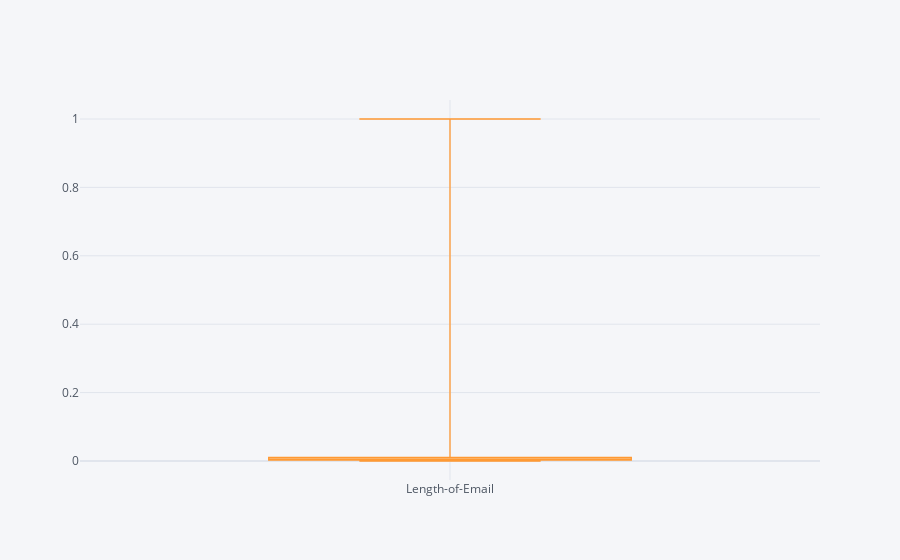

Notebook cell for this chart:
### Markdown cell above
# Lenght of email Affect the results

### Code cell
df_feature['Length-of-Email'].iplot(kind='box')

### Figure 1 — Plotly figure (JSON) as saved in the notebook; plotly's stock layout.template omitted (floating-point values rounded to 4 significant figures; data arrays with more than 128 entries replaced by an {"elided": "..."} marker saying what was removed)
{"data": [{"boxpoints": false, "line": {"width": 1.3}, "marker": {"color": "rgba(255, 153, 51, 1.0)"}, "name": "Length-of-Email", "orientation": "v", "type": "box", "y": {"elided": "4321 float values"}}], "layout": {"legend": {"bgcolor": "#F5F6F9", "font": {"color": "#4D5663"}}, "paper_bgcolor": "#F5F6F9", "plot_bgcolor": "#F5F6F9", "title": {"font": {"color": "#4D5663"}}, "xaxis": {"gridcolor": "#E1E5ED", "showgrid": true, "tickfont": {"color": "#4D5663"}, "title": {"font": {"color": "#4D5663"}, "text": ""}, "zerolinecolor": "#E1E5ED"}, "yaxis": {"gridcolor": "#E1E5ED", "showgrid": true, "tickfont": {"color": "#4D5663"}, "title": {"font": {"color": "#4D5663"}, "text": ""}, "zerolinecolor": "#E1E5ED"}}}
